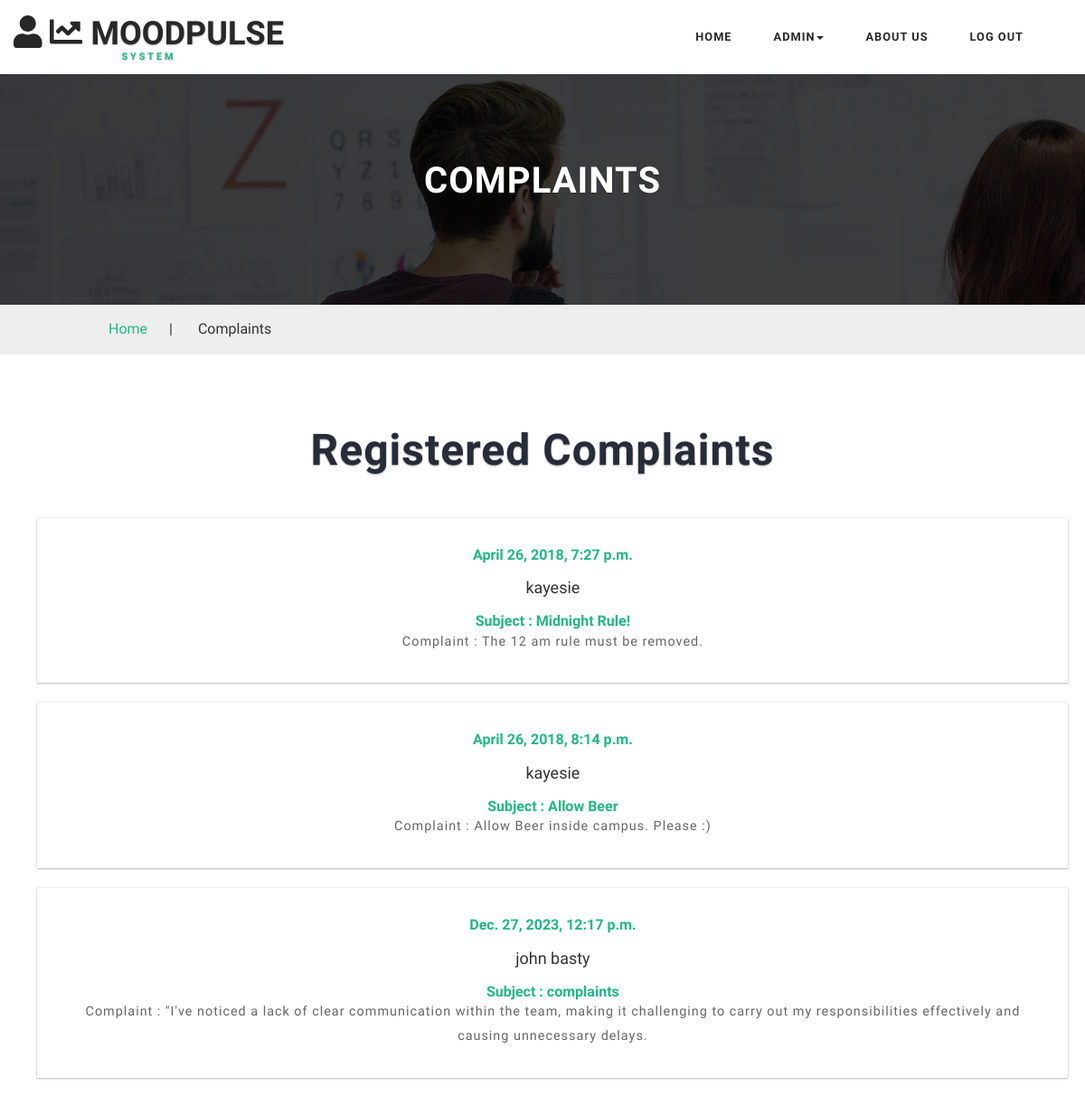
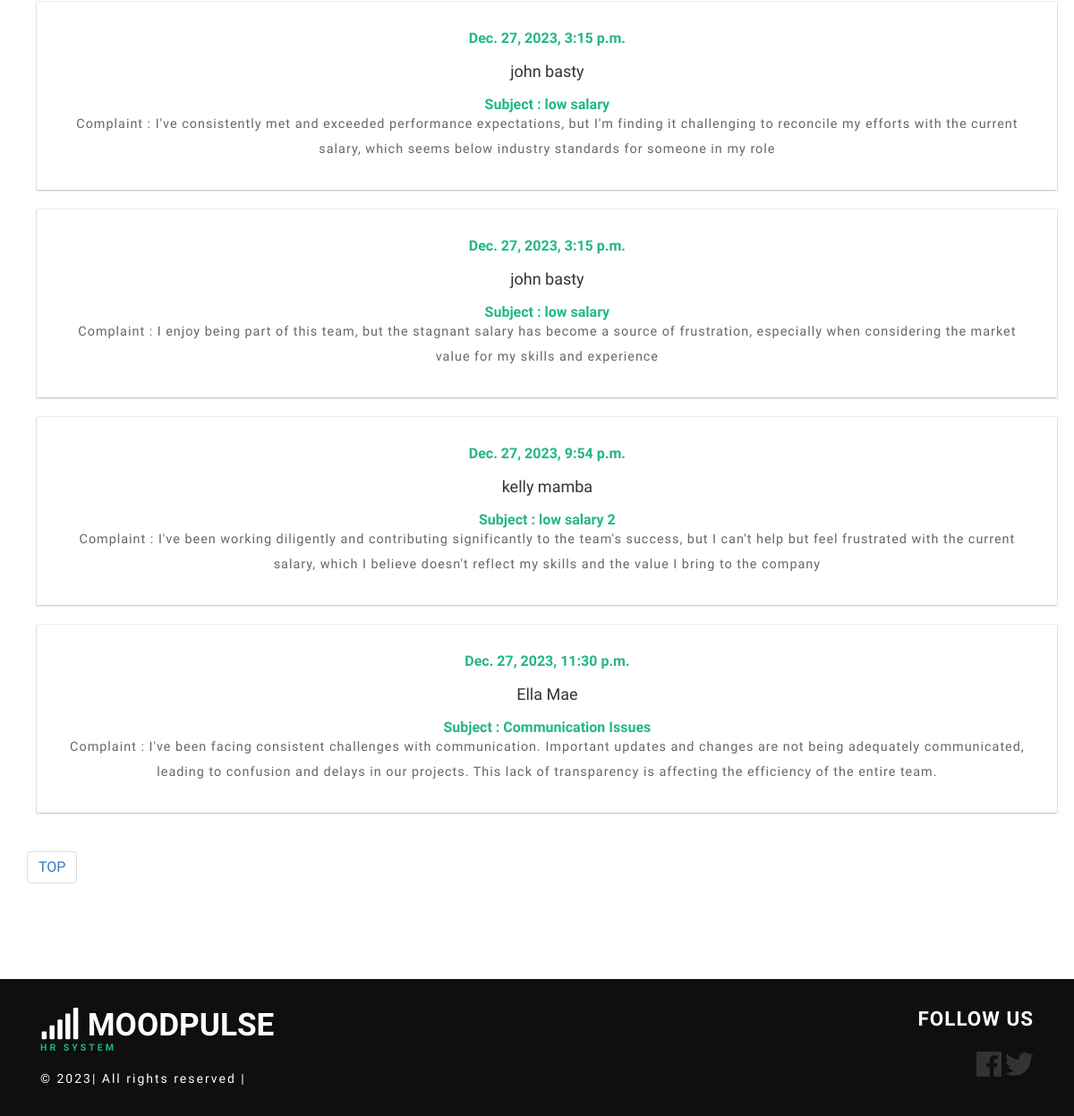
The app's page /HR/complaints/ (signed in) with its own data (2 pictures, top to bottom).
### HR/models.py (models this page shows, shortened)
class Complaints(models.Model):
    id = models.BigAutoField(primary_key=True)
    complaint = models.ForeignKey(User, on_delete=models.CASCADE)
    subject = models.TextField()
    date_time = models.DateTimeField()
    complaint_text = models.TextField()
    complainant = models.CharField(max_length=50)
    choice = (('0', 'Pending'), ('1', 'Resolved'))
    status = models.CharField(max_length=10, choices=choice)

### HR/views.py (the view)
# urls.py: path('complaints/', views.complaints, name='complaints'),
def complaints(request):
    context = {}
    comp = []
    user = User.objects.get(username=request.user.username)
    if user.is_superuser:
        complaint = Complaints.objects.all()
        for i in complaint:
            comp.append(i)
    else:
        complaint = Complaints.objects.filter(complaint=user)
        for i in complaint:
            comp.append(i)
    context['complaints'] = comp
    return render(request, 'HR/complaints.html', context)

### HR/templates/HR/complaints.html (shortened to what this page needs)
<!DOCTYPE html>
<html>
{% load static %}
<head>
    <link href="{% static 'HR/bootstrap.css' %}" rel="stylesheet" type="text/css" media="all"/>
    <link href="{% static 'HR/style.css' %}" rel="stylesheet" type="text/css" media="all"/>
</head>
<body>
<div class="header" id="home">
    <div class="content white agile-info">
        <nav class="navbar navbar-default" role="navigation">
            <div class="container">
                <div class="navbar-header">
                    <a class="navbar-brand" href="{% url 'HR:home' %}">
                        <h1>
                            <i class="fas fa-user"></i>
                            <i class="fas fa-chart-line"></i>
                            MoodPulse<label>System</label>
                          </h1>
                    </a>
                </div>
                <div class="collapse navbar-collapse" id="bs-example-navbar-collapse-1">
                    <nav class="link-effect-2" id="link-effect-2">
                        <ul class="nav navbar-nav">
                            <li><a href="{% url 'HR:home' %}" class="effect-3">Home</a></li>
                            {% if user.is_authenticated %}
                            {% if user.is_superuser %}
                             <li class="dropdown">
                                <a href="#" class="dropdown-toggle effect-3" data-toggle="dropdown">Admin<b
                                        class="caret"></b></a>
                            </li>
                            {% endif %}{% endif %}
                            <li><a href="{% url 'HR:about' %}" class="effect-3">About us</a></li>
                            {% if user.is_authenticated %}
                            <li><a href="{% url 'HR:logout' %}" class="effect-3">Log Out</a></li>
                            {% else %}
                            <li><a href="{% url 'HR:login' %}" class="effect-3">Log In</a></li>
                            {% endif %}
                        </ul>
                    </nav>
                </div>
            </div>
        </nav>
    </div>
</div>
	<div class="inner_page_agile">
		<h3>Complaints</h3>
	</div>
	<div class="services-breadcrumb_w3layouts">
		<div class="inner_breadcrumb">
			<ul class="short_w3ls"_w3ls>
				<li><a href="{% url 'HR:home' %}">Home</a><span>|</span></li>
				{% if user.is_superuser %}
                <li>Complaints</li>
                {% else %}
                <li>My Complaints</li>{% endif %}
			</ul>
		</div>
	</div>
	<div class="inner_content_info_agileits">
		<div class="container">
			<div class="tittle_head_w3ls">
				<h3 class="tittle">Registered Complaints</h3>
			</div>
			<div class="inner_sec_grids_info_w3ls">
				{% for c in complaints %}
                <div class="col-md-14 blog-grid one" style="width:100%">
					<div class="col-md-14-offset-2 events_info">
						<h5>{{c.date_time}}</h5>
						<h4>{{c.complainant}}</a></h4>
                        <h5>Subject : {{c.subject}}</h5>
						<p>Complaint : {{c.complaint_text}}</p>
					</div>
				</div>
                {% endfor %}
                <ul class="pagination paging w3-agileits-paging">
						<li>
							<a href="#" aria-label="TOP">TOP
					  </a>
					</ul>
			</div>
		</div>
	</div>
<div class="footer_w3ls">
    <div class="container">
        <div class="footer_bottom">
            <div class="col-md-9 footer_bottom_grid">
                <div class="footer_bottom1">
                    <a href="{% url 'HR:home' %}">
                        <h2><span class="fa fa-signal" aria-hidden="true"></span> MoodPulse <label>Hr SYSTEM</label>
                        </h2>
                    </a>
                    <p>© 2023| All rights reserved | <a href="http://w3layouts.com"></a></p>
                </div>
            </div>
            <div class="col-md-3 footer_bottom_grid">
                <h6>Follow Us</h6>
                <div class="social">
                    <ul>
                        <li><a href="https://www.facebook.com/akshay.garg.1481"><i class="fab fa-facebook fa-2x"></i></a></li>
                        <li><a href="https://twitter.com/MayankJindalMJ"><i class="fab fa-twitter fa-2x"></i></a></li>
                    </ul>
                </div>
            </div>
            <div class="clearfix"></div>
        </div>
    </div>
</div>
</body>
</html>

### HR/static/HR/style.css (style rules this page uses)
html, body { margin: 0; font-size: 100%; background: #fff; font-family: 'Work Sans', sans-serif; }
body a { text-decoration: none; transition: 0.5s all; -webkit-transition: 0.5s all; -moz-transition: 0.5s all; -o-transition: 0.5s all; -ms-transition: 0.5s all; }
h1, h2, h3, h4, h5, h6 { margin: 0; font-family: 'Work Sans', sans-serif; }
p { margin: 0; letter-spacing: 1px; font-size: 0.9em; }
ul { margin: 0; padding: 0; }
label { margin: 0; }
.content { margin: 0; padding: 0px; }
.navbar-nav { float: right; margin: 0; }
.content.white { background: #fff; padding: 1em 0; }
.navbar { position: relative; min-height: 50px; margin-bottom: 0!important; border: 1px solid transparent; }
.navbar-default { background-color: #fff; border-color: #fff; }
.navbar-brand { float: left; padding: 0!important; font-size: 18px; line-height: 0px!important; height: 0px!important; text-transform: uppercase; text-shadow: 0 1px 2px rgba(0, 0, 0, 0.29); }
.navbar-default a.navbar-brand h1 { color: #282828; font-weight: bold; }
.navbar-default .navbar-nav>li>a { color: #282828; font-size: 0.8em; letter-spacing: 1px; font-weight: 600; text-transform: uppercase; padding: 14px 8px; }
.navbar-nav>li>a { padding-top: 18px; padding-bottom: 15px; }
.navbar-default .navbar-brand label { color: #23B684; display: block; font-size: 0.3em; text-align: center; letter-spacing: 3px; }
.effect-3 { overflow: hidden; }
.effect-3:before { left: -1px; bottom: 0; width: 100%; height: 2px; background: #23B684; content: ''; position: absolute; transition: transform .5s ease; transform: translateX(-100%); -webkit-transform: translateX(-100%); -moz-transform: translateX(-100%); -o-transform: translateX(-100%); -ms-transform: translateX(-100%); }
.navbar-nav>li { float: left; margin: 0 15px; }
h3.tittle { color: #262c38; margin: 0; font-size: 3em; font-weight: 700; letter-spacing: 1px; text-align: center; text-shadow: 0 1px 2px rgba(0, 0, 0, 0.33); }
.inner_sec_grids_info_w3ls { margin-top: 4em; }
.inner_page_agile h3 { color: #fff; text-transform: uppercase; font-weight: 700; font-size: 2.5em; text-shadow: 0 1px 2px rgba(0, 0, 0, 0.29); letter-spacing: 1px; }
.services-breadcrumb_w3layouts { width: 100%; border: none; padding: 1em 0; background: #eee; }
.services-breadcrumb_w3layouts ul li span { padding: 0 1.5em; }
ul.short_w3ls { text-align: left; }
ul.short_w3ls li { list-style: none; display: inline-block; }
.inner_breadcrumb { width: 80%; margin: 0 auto; }
ul.short_w3ls li a { color: #23b684; text-decoration: none; }
.inner_content_info_agileits { padding: 6em 0; }
.blog-grid p { color: #666; line-height: 1.9em; padding: 0 1em; }
.events_info h4 { margin: 1em 0; }
.events_info { padding: 2em 1em; }
.blog-grid { text-align: center; background: #FFFFFF; box-shadow: 0 0px 1px rgb(168, 168, 168), 0 1px 2px rgba(0, 0, 0, .24); padding: 0; width: 31%; margin: 0 1%; }
.events_info h5 { font-size: 1em; font-weight: 600; color: #23b684; }
.blog-grid.one { margin-bottom: 1.4em; }
.footer_bottom1 a { display: inline-block; }
.footer_w3ls { background: #0f0f10; }
.footer_bottom_grid:nth-child(2) { float: right; text-align: right; }
.footer_bottom { padding: 2em 0; }
.footer_bottom h6 { color: #ffffff; font-size: 1.4em; letter-spacing: 1px; margin-bottom: 1em; text-transform: uppercase; font-weight: 700; }
.footer_bottom1 p { color: #fff; font-size: 14px; letter-spacing: 2px; margin-top: 1em; }
.social ul { padding: 0; margin: 0; }
.social ul li { display: inline-block; }
.social ul li a { color: #333; text-align: center; }
.footer_bottom1 label { color: #23B684; display: block; font-size: 0.3em; letter-spacing: 3px; }
.footer_bottom1 h2 { font-size: 2.2em; text-transform: uppercase; text-shadow: 0 1px 2px rgba(0, 0, 0, 0.29); color: #fff; font-weight: 700; }
@media (max-width:1366px) { .inner_sec_grids_info_w3ls { margin-top: 3em; } }
@media (max-width:1366px) { .inner_content_info_agileits, .banner-bottom, .services { padding: 5em 0; } }

### records on screen
Complaints: date_time "April 26, 2018, 7:27 p.m.", complainant "kayesie", subject "Midnight Rule!", complaint_text "The 12 am rule must be removed."
Complaints: date_time "April 26, 2018, 8:14 p.m.", complainant "kayesie", subject "Allow Beer", complaint_text "Allow Beer inside campus. Please :)"
Complaints: date_time "Dec. 27, 2023, 12:17 p.m.", complainant "john basty", subject "complaints", complaint_text "\"I've noticed a lack of clear communication within the team, making it challenging to carry out my responsibilities effectively and causing unnecessary delays."
Complaints: date_time "Dec. 27, 2023, 3:15 p.m.", complainant "john basty", subject "low salary", complaint_text "I've consistently met and exceeded performance expectations, but I'm finding it challenging to reconcile my efforts with the current salary, which seems below industry standards for someone in my role"
Complaints: date_time "Dec. 27, 2023, 3:15 p.m.", complainant "john basty", subject "low salary", complaint_text "I enjoy being part of this team, but the stagnant salary has become a source of frustration, especially when considering the market value for my skills and experience"
Complaints: date_time "Dec. 27, 2023, 9:54 p.m.", complainant "kelly mamba", subject "low salary 2", complaint_text "I've been working diligently and contributing significantly to the team's success, but I can't help but feel frustrated with the current salary, which I believe doesn't reflect my skills and the value I bring to the company"
Complaints: date_time "Dec. 27, 2023, 11:30 p.m.", complainant "Ella Mae", subject "Communication Issues", complaint_text "I've been facing consistent challenges with communication. Important updates and changes are not being adequately communicated, leading to confusion and delays in our projects. This lack of transparency is affecting the efficiency of the entire team."
